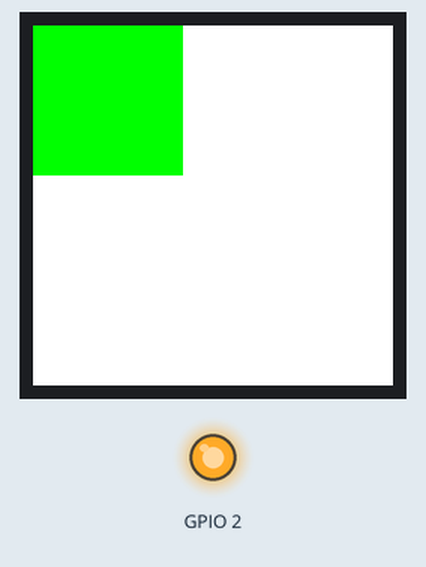
This sketch was run on a simulated ESP32. Shown: 240×240 colour display, output pins drawn as LEDs (lit = HIGH). What the sketch prints to the serial monitor is not drawn.

Above: at 0.4 s.

The sketch:

i2c_scan.ino
```cpp
#include "Arduino.h"
#include <TFT_eSPI.h>
#include <SPI.h>
#include <Ticker.h>
#include "DEV_Debug.h"
#include "DEV_Config.h"

#ifdef ESP_IDF_VERSION_MAJOR // IDF 4+
#if CONFIG_IDF_TARGET_ESP32 // ESP32/PICO-D4
#include "esp32/rom/rtc.h"
#elif CONFIG_IDF_TARGET_ESP32S2
#include "esp32s2/rom/rtc.h"
#elif CONFIG_IDF_TARGET_ESP32C3
#include "esp32c3/rom/rtc.h"
#elif CONFIG_IDF_TARGET_ESP32S3
#include "esp32s3/rom/rtc.h"
#else
#error Target CONFIG_IDF_TARGET is not supported
#endif
#else // ESP32 Before IDF 4.0
#include "rom/rtc.h"
#endif

// #define uS_TO_S_FACTOR 1000000  /* Conversion factor for micro seconds to seconds */


TFT_eSPI tft = TFT_eSPI();
TFT_eSprite img = TFT_eSprite(&tft);

void setup() {
  // put your setup code here, to run once:
  Serial.begin( 115200);
  Info("\n\n\nESP32-S3 RoundTFT 1.28\n");

  if( psramInit()) {
    Info("PSRAM is correctly initialized\n");
  } else {
    Error("PSRAM not available\n");
  }

  Info( "Init LCD\n");
  // pinMode(2, OUTPUT);
  // digitalWrite(2, HIGH);
  // PWM for backlight
  ledcSetup(0, 500, 8);
  ledcAttachPin(2, 0);
  ledcWrite(0, 255);

  if (DEV_Module_Init() != 0)
    Error("GPIO Init Fail!\n");
  else
    Info("GPIO Init successful!\n");

  // Setup LCD
  tft.init();
  tft.setRotation(0);
  img.createSprite(240, 240);
  img.setTextColor(TFT_BLACK, TFT_WHITE, true);
  img.fillScreen(TFT_WHITE);

  Info( "Init LCD done\n");


  img.fillRect( 0, 0, 100, 100, TFT_GREEN);
  // img.drawString("calibration run", 60, 60, 2);

  img.pushSprite(0, 0);
}

void loop() {
  // put your main code here, to run repeatedly:
  byte error, address;
  int nDevices = 0;

  usleep(50000); // 50ms
  Info("Scanning for I2C0 devices ...\n");
  for(address = 0x01; address < 0x7f; address++){
    Wire.beginTransmission(address);
    error = Wire.endTransmission();
    if (error == 0){
      Info("I2C0 device found at address 0x%02X\n", address);
      nDevices++;
    } else if(error != 2){
      Error("%d at address 0x%02X\n", error, address);
    }
  }
  if (nDevices == 0){
    Warn("No I2C0 devices found");
  }

  Info("Scanning for I2C1 devices ...\n");
  for(address = 0x01; address < 0x7f; address++){
    Wire1.beginTransmission(address);
    error = Wire1.endTransmission();
    if (error == 0){
      Info("I2C1 device found at address 0x%02X\n", address);
      nDevices++;
    } else if(error != 2){
      Error("%d at address 0x%02X\n", error, address);
    }
  }
  if (nDevices == 0){
    Warn("No I2C1 devices found");
  }

  Serial.printf("\n\n");
}
```

DEV_Debug.h
```cpp
#ifndef __DEV_DEBUG_H__
#define __DEV_DEBUG_H__

#include "stdio.h"

#define DEV_PRINT_DEBUG
#define DEV_PRINT_WARNING_ERROR

#ifdef DEV_PRINT_DEBUG
  #define Debug(__info,...) printf("Debug : " __info,##__VA_ARGS__)
#else
  #define DEBUG(__info,...)
#endif

#ifdef DEV_PRINT_WARNING_ERROR
  #define Warn(__info,...) printf("Warning : " __info,##__VA_ARGS__)
  #define Error(__info,...) printf("Error : " __info,##__VA_ARGS__)
#else
  #define Warn(__info,...)
  #define Error(__info,...)
#endif

#define Info(__info,...) printf("Info : " __info,##__VA_ARGS__)

#define Print(__info,...) printf(__info,##__VA_ARGS__)

#endif
```
